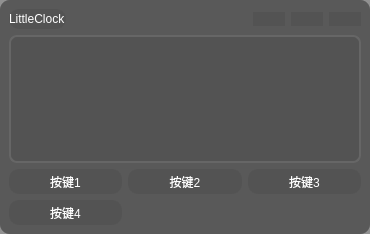
<?xml version="1.0" encoding="UTF-8"?>
<ui version="4.0">
 <class>MainWindow</class>
 <widget class="QMainWindow" name="MainWindow">
  <property name="geometry">
   <rect>
    <x>0</x>
    <y>0</y>
    <width>370</width>
    <height>234</height>
   </rect>
  </property>
  <property name="windowTitle">
   <string>LittleClock</string>
  </property>
  <property name="styleSheet">
   <string notr="true">background-color: rgba(80, 80, 80, 160);
border-radius: 10px;
color: white</string>
  </property>
  <widget class="QWidget" name="centralWidget">
   <property name="styleSheet">
    <string notr="true"/>
   </property>
   <layout class="QVBoxLayout" name="verticalLayout">
    <item>
     <layout class="QHBoxLayout" name="horizontalLayout">
      <item>
       <widget class="QLabel" name="lbTitle">
        <property name="minimumSize">
         <size>
          <width>0</width>
          <height>0</height>
         </size>
        </property>
        <property name="styleSheet">
         <string notr="true">font: 700 12pt &quot;Microsoft YaHei UI&quot;;
padding-left:1
0px;
</string>
        </property>
        <property name="text">
         <string>LittleClock</string>
        </property>
        <property name="margin">
         <number>0</number>
        </property>
       </widget>
      </item>
      <item>
       <spacer name="horizontalSpacer">
        <property name="orientation">
         <enum>Qt::Orientation::Horizontal</enum>
        </property>
        <property name="sizeHint" stdset="0">
         <size>
          <width>40</width>
          <height>20</height>
         </size>
        </property>
       </spacer>
      </item>
      <item>
       <widget class="QPushButton" name="bntSetting">
        <property name="text">
         <string/>
        </property>
        <property name="icon">
         <iconset theme="QIcon::ThemeIcon::DocumentNew"/>
        </property>
       </widget>
      </item>
      <item>
       <widget class="QPushButton" name="bntTophint">
        <property name="styleSheet">
         <string notr="true"/>
        </property>
        <property name="text">
         <string/>
        </property>
        <property name="icon">
         <iconset theme="QIcon::ThemeIcon::MailAttachment"/>
        </property>
       </widget>
      </item>
      <item>
       <widget class="QPushButton" name="bntClose">
        <property name="text">
         <string/>
        </property>
        <property name="icon">
         <iconset theme="QIcon::ThemeIcon::ApplicationExit"/>
        </property>
       </widget>
      </item>
     </layout>
    </item>
    <item>
     <layout class="QVBoxLayout" name="verticalLayout_2">
      <item>
       <widget class="Timeboard" name="wgtTimeboard" native="true">
        <property name="minimumSize">
         <size>
          <width>0</width>
          <height>100</height>
         </size>
        </property>
        <property name="maximumSize">
         <size>
          <width>16777215</width>
          <height>150</height>
         </size>
        </property>
        <property name="styleSheet">
         <string notr="true">border: 2px solid #666; 
border-radius: 8px;</string>
        </property>
       </widget>
      </item>
     </layout>
    </item>
    <item>
     <layout class="QGridLayout" name="gridLayout" columnstretch="0,0,0">
      <property name="leftMargin">
       <number>0</number>
      </property>
      <property name="rightMargin">
       <number>0</number>
      </property>
      <item row="0" column="2">
       <widget class="QPushButton" name="bnt3">
        <property name="minimumSize">
         <size>
          <width>0</width>
          <height>25</height>
         </size>
        </property>
        <property name="text">
         <string>按键3</string>
        </property>
       </widget>
      </item>
      <item row="0" column="1">
       <widget class="QPushButton" name="bnt2">
        <property name="minimumSize">
         <size>
          <width>0</width>
          <height>25</height>
         </size>
        </property>
        <property name="text">
         <string>按键2</string>
        </property>
       </widget>
      </item>
      <item row="0" column="0">
       <widget class="QPushButton" name="bnt1">
        <property name="sizePolicy">
         <sizepolicy hsizetype="Minimum" vsizetype="Fixed">
          <horstretch>0</horstretch>
          <verstretch>0</verstretch>
         </sizepolicy>
        </property>
        <property name="minimumSize">
         <size>
          <width>0</width>
          <height>25</height>
         </size>
        </property>
        <property name="text">
         <string>按键1</string>
        </property>
       </widget>
      </item>
      <item row="1" column="0">
       <widget class="QPushButton" name="bnt4">
        <property name="minimumSize">
         <size>
          <width>0</width>
          <height>25</height>
         </size>
        </property>
        <property name="text">
         <string>按键4</string>
        </property>
       </widget>
      </item>
     </layout>
    </item>
   </layout>
  </widget>
 </widget>
 <customwidgets>
  <customwidget>
   <class>Timeboard</class>
   <extends>QWidget</extends>
   <header>src.view.timeboard</header>
   <container>1</container>
  </customwidget>
 </customwidgets>
 <resources/>
 <connections/>
</ui>
